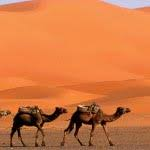
#> input picture Visao_Computacional/camelo.jpeg, 150 x 150 px
$ python findcolor.py camelo.jpeg   (older library calls are emulated)
#> lines starting #> are read from the running program, lines starting #| are printed output that depends on the picture; after the words box and inside, x2 and y2 are one past the last pixel; in counts of white or black regions, pixels touching at a corner belong together
#> in resize, img is the input picture: PIL image 150x150 RGB; mean R, G, B 210, 120.3, 67
import cv2 as cv
import numpy as np
import matplotlib.pyplot as plt
import sys
from PIL import Image
#Function wich gets the colors of the image
def init(name):
#> called with name = 'camelo.jpeg'
    size = resize(name)
#> size = 22500
    img = np.array(cv.imread(name))
#> img: shape (150, 150, 3)
    cores = []
    quantity = []
    x = 0
    color_tuple = ()
    for line in img:
        for color in line:
            color_tuple = (color[2],color[1],color[0])
            if not color_tuple in cores:
                cores.append(color_tuple)
                quantity.append(1)
            else:
                quantity[cores.index(color_tuple)] += 1
#> this loop made 150 passes
#> after the loop, cores = 8153 items, first 6: (192, 194, 215), (196, 198, 219), (200, 201, 222), (201, 202, 223), (201, 201, 225), (202, 202, 226); quantity = 8153 values, max 461 at index 1297, min 1 at index 0, mean 2.76
    #print("A cor: RGB" , cores[quantity.index(max(quantity))])
    #print("Esta presente em: ", max(quantity), " pixels")
    color1 = cores[quantity.index(max(quantity))]
#> color1 = (247, 140, 72)
    frequency = (max(quantity) * 100) / size
#> frequency = 2.05
    show(color1, img, frequency)

#Function that shows the color and the image
def show(color1, img, frequency):
#> called with color1 = (247, 140, 72), frequency = 2.05
    color1 = color1[::-1]
#> color1 = (72, 140, 247)
    img1 = np.zeros((180,180,3), np.uint8)
    cv.rectangle(img1,(0,0),(180,180),(int(color1[0]), int(color1[1]), int(color1[2])),-1)
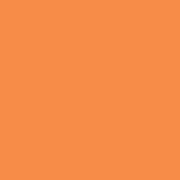
#> img1: shape (180, 180, 3); mean of channels 0, 1, 2 72, 140, 247; drawn as B, G, R
    cv.putText(img1, "{0:.2f}%".format(frequency), (45, 90), cv.FONT_HERSHEY_SIMPLEX, 0.8, (255, 255, 255), 2, cv.LINE_AA)
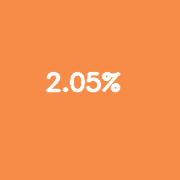
#> img1: shape (180, 180, 3); 3.3% of pixels changed, all inside (x1, y1, x2, y2) = (45, 71, 121, 93); drawn as B, G, R
    cv.imshow("Imagem original", img)
    cv.imshow("Esta eh a cor predominante",img1)
    cv.waitKey(0)

#Function wich resizes the Image
def resize(img_name):
    img = Image.open(img_name)
    width, height = img.size
    if width > height:
        rate = width / height
        img = img.resize((int(150 * rate), 150), Image.ANTIALIAS)
    else:
        rate = height / width
        img = img.resize((150, int(150 * rate)), Image.ANTIALIAS)
    img.save(img_name)
    return width * height
resize(sys.argv[1])
init(sys.argv[1])
